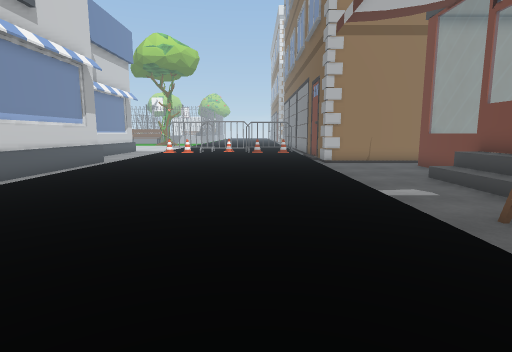
View 1 (above)

17 first-person views from a walk through a scene from a Unity 3-D project. The camera is 1.4 m above the floor, tilts 8° down and sees 80° across. The floor is counted in squares, 1 m on a side. Each view is taken from the middle of a square. On the plan, view 1 faces up. The plan holds only what a view shows up to about 14 squares ahead; the rest is blank. The place goes on beyond the plan. The player is left out. Some surface patterns are stand-ins.

View 2
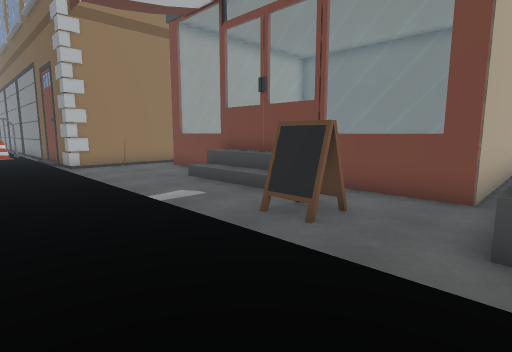

View 3
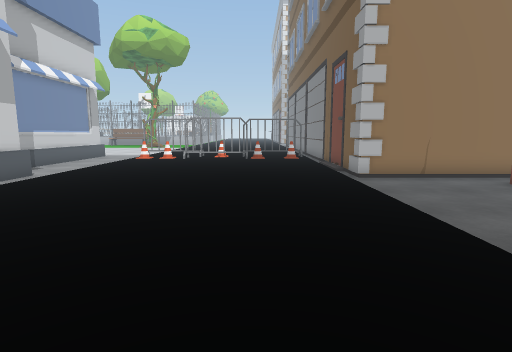

View 4
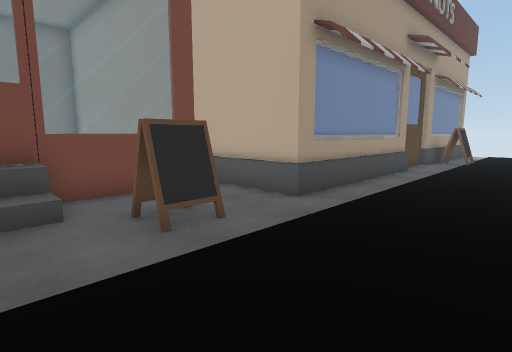

View 5
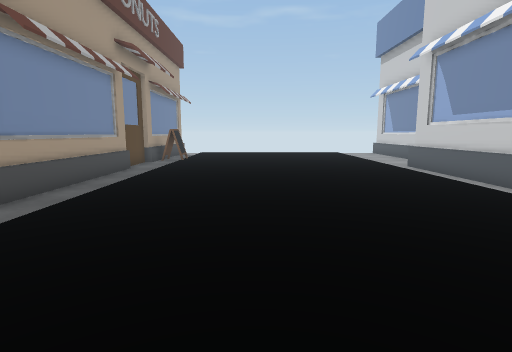

View 6
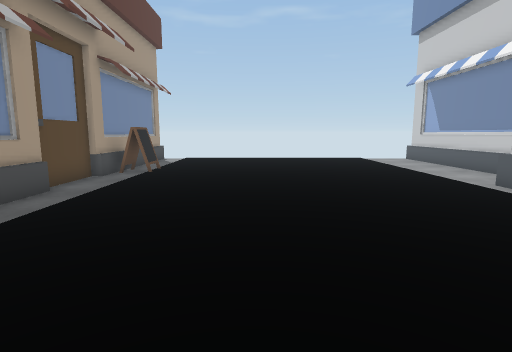

View 7
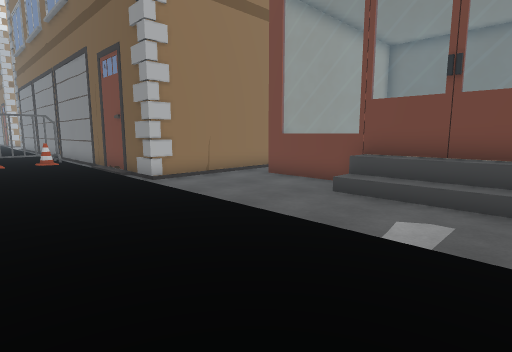

View 8
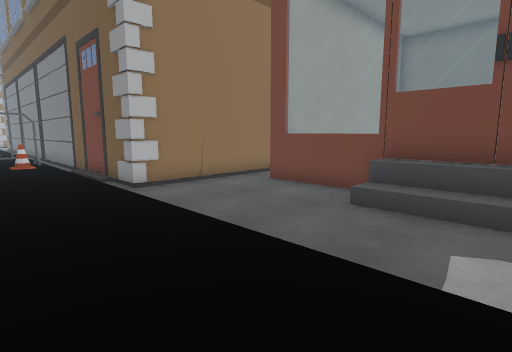

View 9
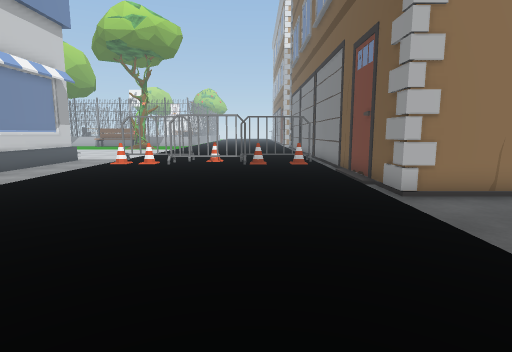

View 10
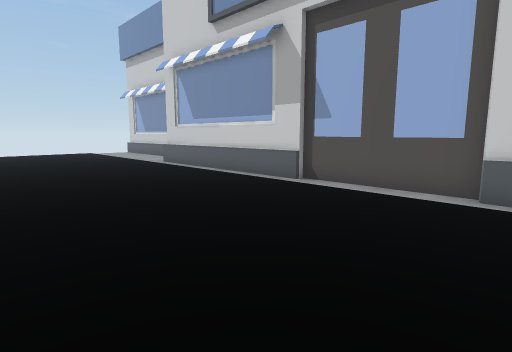

View 11
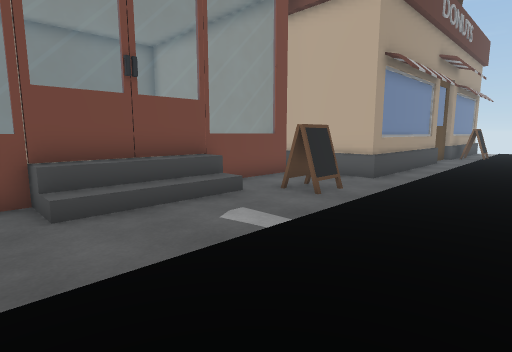

View 12
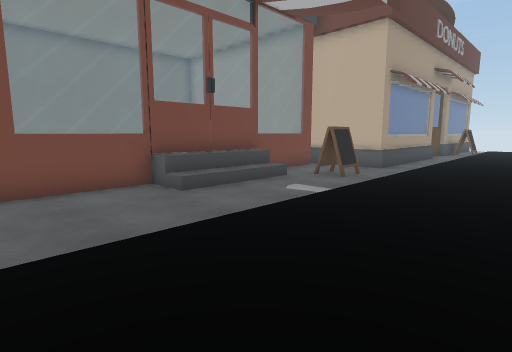

View 13
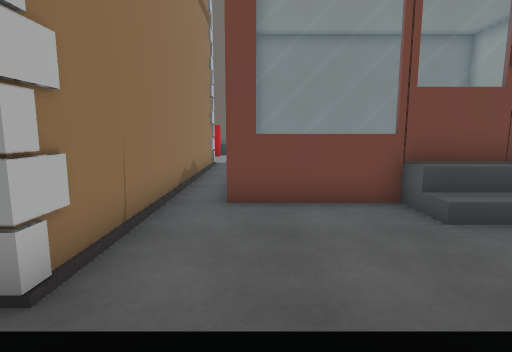

View 14
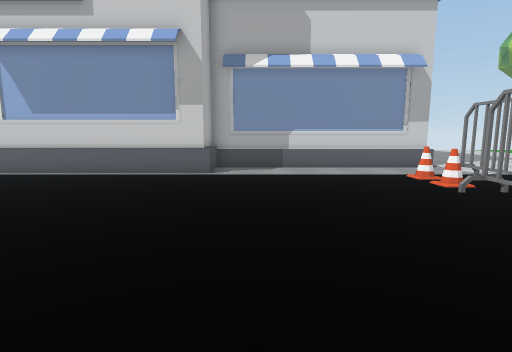

View 15
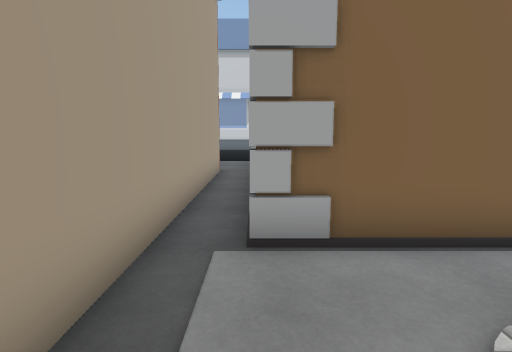

View 16
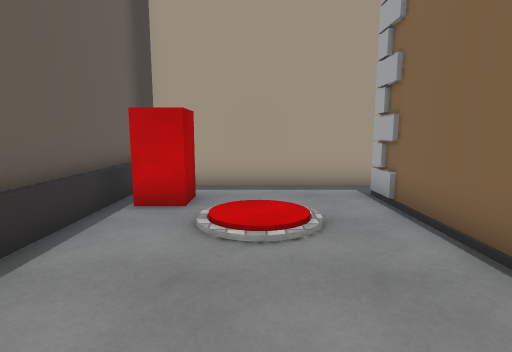

View 17
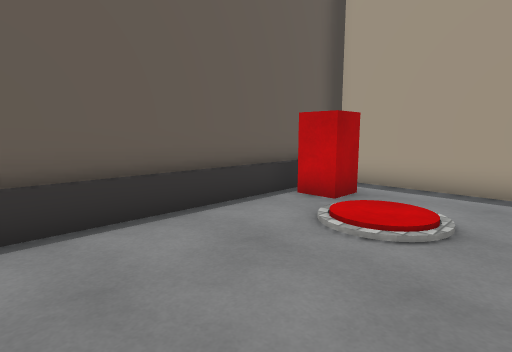

### Floor plan
Key: @ floor where view 1 was taken; # wall or solid block; . main floor; : floor 0.25 m higher than the main floor; / step, stairs or slope; O other object.
Columns run from 10 left of view 1 to 21 right of it. Each row starts with its distance up from view 1.
 22 #...OOO..OO.O.O           . ...O
 21 #.............O            ....O
 20 #.............            .....O
 19 #.............O          #.....O
 18 #.............O          #../..O
 17 #.............O          #./:..O
 16 #.............O         ##....OO
 15 ###...........###########O....OO
 14   #............................O
 13   #...............OOOOOOOO#####
 12   #...............OOOOOOOOO
 11   #...............OOOOOOOOO
 10   #............./OOOOOOOOOO
  9   #.............:O    OOOOO
  8   #.............:O     OOOO
  7   #.............:O    OOOOO
  6   #............./OOOOOOOOOO
  5   #...........OO..OOOOOOOOO
  4   #.....  ....OO..OOOOOOOOO
  3   #...............OOOOOOOOO
  2   #...............#####O
  1   #...........O####
  0   #.......@...O
 -1   #...........O
 -2   #...........O
 -3   #...........O
 -4   #...........O
 -5   #...........O
 -6   #............#
 -7   .............#
 -8  ..............#
 -9 #............OO
-10 #............OO
-11 #.............O
-12 #.............O

Positions as (right, up) in squares from view 1, and headings:
1: (0, 0), facing up
2: (0, 1), facing up-right
3: (0, 5), facing up
4: (0, 7), facing down-right
5: (-1, 7), facing down
6: (-1, 2), facing down
7: (-1, 6), facing up-right
8: (0, 7), facing up-right
9: (0, 8), facing up
10: (0, 8), facing down-left
11: (0, 11), facing down-right
12: (-1, 14), facing down-right
13: (1, 13), facing right
14: (3, 17), facing left
15: (19, 15), facing left
16: (18, 22), facing down
17: (16, 22), facing down-right
